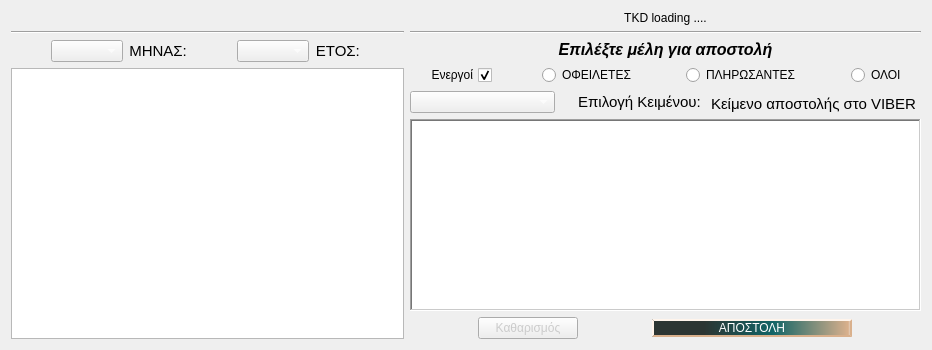
     <widget class="QWidget" name="taekwondo_page">
      <layout class="QGridLayout" name="gridLayout_4">
       <item row="2" column="1">
        <layout class="QVBoxLayout" name="verticalLayout_8">
         <item>
          <widget class="Line" name="line_14">
           <property name="sizePolicy">
            <sizepolicy hsizetype="Preferred" vsizetype="Preferred">
             <horstretch>0</horstretch>
             <verstretch>0</verstretch>
            </sizepolicy>
           </property>
           <property name="orientation">
            <enum>Qt::Horizontal</enum>
           </property>
          </widget>
         </item>
         <item>
          <layout class="QHBoxLayout" name="horizontalLayout_15">
           <item>
            <spacer name="horizontalSpacer_7">
             <property name="orientation">
              <enum>Qt::Horizontal</enum>
             </property>
             <property name="sizeType">
              <enum>QSizePolicy::Preferred</enum>
             </property>
             <property name="sizeHint" stdset="0">
              <size>
               <width>40</width>
               <height>20</height>
              </size>
             </property>
            </spacer>
           </item>
           <item>
            <widget class="QComboBox" name="tkd_month_cmb">
             <property name="sizePolicy">
              <sizepolicy hsizetype="Maximum" vsizetype="Fixed">
               <horstretch>0</horstretch>
               <verstretch>0</verstretch>
              </sizepolicy>
             </property>
             <property name="maximumSize">
              <size>
               <width>150</width>
               <height>16777215</height>
              </size>
             </property>
             <property name="layoutDirection">
              <enum>Qt::LeftToRight</enum>
             </property>
             <property name="styleSheet">
              <string notr="true">color: rgb(255, 255, 255);</string>
             </property>
            </widget>
           </item>
           <item>
            <widget class="QLabel" name="label_9">
             <property name="font">
              <font>
               <pointsize>11</pointsize>
              </font>
             </property>
             <property name="styleSheet">
              <string notr="true">color: &quot;#D9B08C&quot;;</string>
             </property>
             <property name="text">
              <string>ΜΗΝΑΣ: </string>
             </property>
             <property name="alignment">
              <set>Qt::AlignRight|Qt::AlignTrailing|Qt::AlignVCenter</set>
             </property>
            </widget>
           </item>
           <item>
            <spacer name="horizontalSpacer_8">
             <property name="orientation">
              <enum>Qt::Horizontal</enum>
             </property>
             <property name="sizeType">
              <enum>QSizePolicy::Preferred</enum>
             </property>
             <property name="sizeHint" stdset="0">
              <size>
               <width>40</width>
               <height>20</height>
              </size>
             </property>
            </spacer>
           </item>
           <item>
            <widget class="QComboBox" name="tkd_year_cmb">
             <property name="sizePolicy">
              <sizepolicy hsizetype="Maximum" vsizetype="Fixed">
               <horstretch>0</horstretch>
               <verstretch>0</verstretch>
              </sizepolicy>
             </property>
             <property name="maximumSize">
              <size>
               <width>150</width>
               <height>16777215</height>
              </size>
             </property>
             <property name="layoutDirection">
              <enum>Qt::LeftToRight</enum>
             </property>
             <property name="styleSheet">
              <string notr="true">color: rgb(255, 255, 255);</string>
             </property>
            </widget>
           </item>
           <item>
            <widget class="QLabel" name="label_2">
             <property name="font">
              <font>
               <pointsize>11</pointsize>
              </font>
             </property>
             <property name="styleSheet">
              <string notr="true">color: &quot;#D9B08C&quot;;</string>
             </property>
             <property name="text">
              <string>ΕΤΟΣ: </string>
             </property>
             <property name="alignment">
              <set>Qt::AlignRight|Qt::AlignTrailing|Qt::AlignVCenter</set>
             </property>
            </widget>
           </item>
           <item>
            <spacer name="horizontalSpacer_6">
             <property name="orientation">
              <enum>Qt::Horizontal</enum>
             </property>
             <property name="sizeType">
              <enum>QSizePolicy::Preferred</enum>
             </property>
             <property name="sizeHint" stdset="0">
              <size>
               <width>40</width>
               <height>20</height>
              </size>
             </property>
            </spacer>
           </item>
          </layout>
         </item>
         <item>
          <widget class="QTreeView" name="tkd_treeView">
           <property name="enabled">
            <bool>true</bool>
           </property>
           <property name="sizePolicy">
            <sizepolicy hsizetype="Maximum" vsizetype="Expanding">
             <horstretch>0</horstretch>
             <verstretch>0</verstretch>
            </sizepolicy>
           </property>
           <property name="maximumSize">
            <size>
             <width>1000</width>
             <height>16777215</height>
            </size>
           </property>
           <property name="layoutDirection">
            <enum>Qt::LeftToRight</enum>
           </property>
           <property name="styleSheet">
            <string notr="true">QAbstractItemView QHeaderView {
    show-decoration-selected: 0;
    background: transparent;
}
QAbstractItemView::section QHeaderView::section {
    show-decoration-selected: 0;
    background: transparent;
	color: rgb(247, 196, 149);
	font: 700 italic 9pt &quot;Segoe UI&quot;;
}</string>
           </property>
           <property name="animated">
            <bool>false</bool>
           </property>
          </widget>
         </item>
        </layout>
       </item>
       <item row="2" column="2">
        <layout class="QVBoxLayout" name="verticalLayout_5">
         <item>
          <widget class="Line" name="line_8">
           <property name="orientation">
            <enum>Qt::Horizontal</enum>
           </property>
          </widget>
         </item>
         <item>
          <layout class="QGridLayout" name="viber_layout_2">
           <item row="2" column="2">
            <layout class="QGridLayout" name="gridLayout_7">
             <item row="3" column="0">
              <layout class="QHBoxLayout" name="horizontalLayout_17">
               <item>
                <widget class="QComboBox" name="viber_text_cmb">
                 <property name="layoutDirection">
                  <enum>Qt::LeftToRight</enum>
                 </property>
                 <property name="styleSheet">
                  <string notr="true">color: rgb(255, 255, 255);</string>
                 </property>
                </widget>
               </item>
               <item>
                <widget class="QLabel" name="label_10">
                 <property name="font">
                  <font>
                   <pointsize>11</pointsize>
                  </font>
                 </property>
                 <property name="layoutDirection">
                  <enum>Qt::RightToLeft</enum>
                 </property>
                 <property name="styleSheet">
                  <string notr="true">color: &quot;#D9B08C&quot;;</string>
                 </property>
                 <property name="text">
                  <string>Επιλογή Κειμένου: </string>
                 </property>
                 <property name="alignment">
                  <set>Qt::AlignRight|Qt::AlignTrailing|Qt::AlignVCenter</set>
                 </property>
                </widget>
               </item>
               <item>
                <widget class="QLabel" name="viber_tittl_lb">
                 <property name="font">
                  <font>
                   <pointsize>11</pointsize>
                  </font>
                 </property>
                 <property name="styleSheet">
                  <string notr="true">color: &quot;#D9B08C&quot;;</string>
                 </property>
                 <property name="text">
                  <string>Κείμενο αποστολής στο VIBER </string>
                 </property>
                 <property name="alignment">
                  <set>Qt::AlignBottom|Qt::AlignLeading|Qt::AlignLeft</set>
                 </property>
                </widget>
               </item>
              </layout>
             </item>
             <item row="5" column="0">
              <layout class="QHBoxLayout" name="horizontalLayout_16">
               <item>
                <widget class="QPushButton" name="clear_viber_btn">
                 <property name="sizePolicy">
                  <sizepolicy hsizetype="Maximum" vsizetype="Fixed">
                   <horstretch>0</horstretch>
                   <verstretch>0</verstretch>
                  </sizepolicy>
                 </property>
                 <property name="maximumSize">
                  <size>
                   <width>100</width>
                   <height>16777215</height>
                  </size>
                 </property>
                 <property name="styleSheet">
                  <string notr="true">color: rgb(203, 203, 203);</string>
                 </property>
                 <property name="text">
                  <string>Καθαρισμός</string>
                 </property>
                </widget>
               </item>
               <item>
                <widget class="QPushButton" name="viber_tkd_send_btn">
                 <property name="sizePolicy">
                  <sizepolicy hsizetype="Maximum" vsizetype="Maximum">
                   <horstretch>0</horstretch>
                   <verstretch>0</verstretch>
                  </sizepolicy>
                 </property>
                 <property name="maximumSize">
                  <size>
                   <width>200</width>
                   <height>16777215</height>
                  </size>
                 </property>
                 <property name="styleSheet">
                  <string notr="true">QPushButton:enabled{
background-color: qlineargradient(spread:pad, x1:0, y1:0, x2:1, y2:0, stop:0.261364 rgba(44, 53, 50, 255), stop:0.602273 rgba(17, 100, 102, 255), stop:0.98 rgba(217, 176, 140, 255), stop:1 rgba(0, 0, 0, 0));
color: rgb(255, 255, 255);
border: 2px  #D9B08C;
border-radius: 10px;
border-style: outset;}
QPushButton:disabled{
background-color: qlineargradient(spread:pad, x1:0, y1:0, x2:1, y2:0, stop:0.261364 rgba(44, 53, 50, 255), stop:0.602273 rgba(17, 100, 102, 255),
stop:0.98 rgba(217, 176, 140, 255),
stop:1 rgba(0, 0, 0, 0));
color: rgb(109, 109, 109);
border: 2px  #D9B08C;
border-radius: 10px;
border-style: outset;}
</string>
                 </property>
                 <property name="text">
                  <string>ΑΠΟΣΤΟΛΗ</string>
                 </property>
                </widget>
               </item>
              </layout>
             </item>
             <item row="2" column="0">
              <layout class="QHBoxLayout" name="horizontalLayout_14">
               <property name="spacing">
                <number>50</number>
               </property>
               <property name="sizeConstraint">
                <enum>QLayout::SetDefaultConstraint</enum>
               </property>
               <property name="leftMargin">
                <number>15</number>
               </property>
               <property name="rightMargin">
                <number>15</number>
               </property>
               <item>
                <widget class="QCheckBox" name="tkd_active_chb">
                 <property name="sizePolicy">
                  <sizepolicy hsizetype="Maximum" vsizetype="Fixed">
                   <horstretch>0</horstretch>
                   <verstretch>0</verstretch>
                  </sizepolicy>
                 </property>
                 <property name="layoutDirection">
                  <enum>Qt::RightToLeft</enum>
                 </property>
                 <property name="styleSheet">
                  <string notr="true">color: &quot;#D9B08C&quot;;</string>
                 </property>
                 <property name="text">
                  <string>Ενεργοί</string>
                 </property>
                 <property name="checked">
                  <bool>true</bool>
                 </property>
                </widget>
               </item>
               <item>
                <widget class="QRadioButton" name="tkd_notpaid_rb">
                 <property name="layoutDirection">
                  <enum>Qt::LeftToRight</enum>
                 </property>
                 <property name="styleSheet">
                  <string notr="true">color: &quot;#D9B08C&quot;;</string>
                 </property>
                 <property name="text">
                  <string>ΟΦΕΙΛΕΤΕΣ</string>
                 </property>
                </widget>
               </item>
               <item>
                <widget class="QRadioButton" name="tkd_paid_rb">
                 <property name="layoutDirection">
                  <enum>Qt::LeftToRight</enum>
                 </property>
                 <property name="styleSheet">
                  <string notr="true">color: &quot;#D9B08C&quot;;</string>
                 </property>
                 <property name="text">
                  <string>ΠΛΗΡΩΣΑΝΤΕΣ</string>
                 </property>
                </widget>
               </item>
               <item>
                <widget class="QRadioButton" name="tkd_all_rb">
                 <property name="layoutDirection">
                  <enum>Qt::LeftToRight</enum>
                 </property>
                 <property name="styleSheet">
                  <string notr="true">color: &quot;#D9B08C&quot;;</string>
                 </property>
                 <property name="text">
                  <string>ΟΛΟΙ</string>
                 </property>
                </widget>
               </item>
              </layout>
             </item>
             <item row="4" column="0">
              <layout class="QGridLayout" name="viber_layout">
               <item row="1" column="0">
                <widget class="QTextEdit" name="tkd_viber_text">
                 <property name="sizePolicy">
                  <sizepolicy hsizetype="Minimum" vsizetype="Preferred">
                   <horstretch>0</horstretch>
                   <verstretch>0</verstretch>
                  </sizepolicy>
                 </property>
                 <property name="maximumSize">
                  <size>
                   <width>1000</width>
                   <height>16777215</height>
                  </size>
                 </property>
                 <property name="font">
                  <font>
                   <pointsize>12</pointsize>
                   <italic>false</italic>
                   <bold>true</bold>
                  </font>
                 </property>
                 <property name="styleSheet">
                  <string notr="true">color: rgb(255, 255, 255);</string>
                 </property>
                 <property name="frameShape">
                  <enum>QFrame::WinPanel</enum>
                 </property>
                 <property name="frameShadow">
                  <enum>QFrame::Sunken</enum>
                 </property>
                 <property name="documentTitle">
                  <string/>
                 </property>
                 <property name="markdown">
                  <string/>
                 </property>
                 <property name="placeholderText">
                  <string/>
                 </property>
                </widget>
               </item>
              </layout>
             </item>
             <item row="1" column="0">
              <widget class="QLabel" name="viber_selection_viber">
               <property name="font">
                <font>
                 <pointsize>12</pointsize>
                 <italic>true</italic>
                 <bold>true</bold>
                </font>
               </property>
               <property name="styleSheet">
                <string notr="true">color: &quot;#D9B08C&quot;;</string>
               </property>
               <property name="text">
                <string>Επιλέξτε μέλη για αποστολή</string>
               </property>
               <property name="alignment">
                <set>Qt::AlignCenter</set>
               </property>
              </widget>
             </item>
            </layout>
           </item>
          </layout>
         </item>
        </layout>
       </item>
       <item row="0" column="2">
        <widget class="QLabel" name="label">
         <property name="sizePolicy">
          <sizepolicy hsizetype="Preferred" vsizetype="Expanding">
           <horstretch>0</horstretch>
           <verstretch>0</verstretch>
          </sizepolicy>
         </property>
         <property name="text">
          <string>TKD loading ....</string>
         </property>
         <property name="alignment">
          <set>Qt::AlignCenter</set>
         </property>
        </widget>
       </item>
      </layout>
     </widget>
